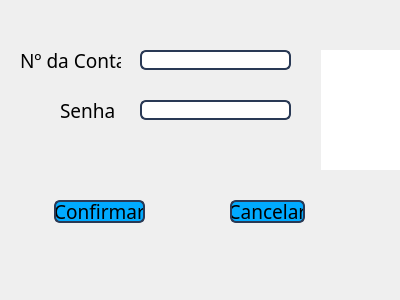
<?xml version="1.0" encoding="UTF-8"?>
<ui version="4.0">
 <class>Worker</class>
 <widget class="QDialog" name="Worker">
  <property name="geometry">
   <rect>
    <x>0</x>
    <y>0</y>
    <width>400</width>
    <height>300</height>
   </rect>
  </property>
  <property name="font">
   <font>
    <family>华文行楷</family>
    <pointsize>14</pointsize>
   </font>
  </property>
  <property name="windowTitle">
   <string>操作员登录</string>
  </property>
  <property name="styleSheet">
   <string notr="true">
border-top:0px solid #e8f3f9;
background-image: url(:/photo/561fadc8c3567.jpg);</string>
  </property>
  <widget class="QLabel" name="label">
   <property name="geometry">
    <rect>
     <x>20</x>
     <y>50</y>
     <width>101</width>
     <height>21</height>
    </rect>
   </property>
   <property name="font">
    <font>
     <family>微软雅黑</family>
     <pointsize>14</pointsize>
    </font>
   </property>
   <property name="styleSheet">
    <string notr="true">background-image: url(:/label/timg.jpg);</string>
   </property>
   <property name="text">
    <string>Nº da Conta</string>
   </property>
  </widget>
  <widget class="QLabel" name="label_2">
   <property name="geometry">
    <rect>
     <x>60</x>
     <y>100</y>
     <width>61</width>
     <height>21</height>
    </rect>
   </property>
   <property name="font">
    <font>
     <family>微软雅黑</family>
     <pointsize>14</pointsize>
    </font>
   </property>
   <property name="styleSheet">
    <string notr="true">background-image: url(:/label/timg.jpg);</string>
   </property>
   <property name="text">
    <string>Senha</string>
   </property>
  </widget>
  <widget class="QLineEdit" name="lineEdit">
   <property name="geometry">
    <rect>
     <x>140</x>
     <y>50</y>
     <width>151</width>
     <height>20</height>
    </rect>
   </property>
   <property name="font">
    <font>
     <family>微软雅黑</family>
     <pointsize>12</pointsize>
    </font>
   </property>
   <property name="styleSheet">
    <string notr="true">border: 2px solid rgb(41,57,85);
border-radius:6px;
background:white;
selection-background-color:green;
</string>
   </property>
   <property name="echoMode">
    <enum>QLineEdit::Normal</enum>
   </property>
  </widget>
  <widget class="QLineEdit" name="lineEdit_2">
   <property name="geometry">
    <rect>
     <x>140</x>
     <y>100</y>
     <width>151</width>
     <height>20</height>
    </rect>
   </property>
   <property name="font">
    <font>
     <family>微软雅黑</family>
     <pointsize>12</pointsize>
    </font>
   </property>
   <property name="styleSheet">
    <string notr="true">border: 2px solid rgb(41,57,85);
border-radius:6px;
background:white;
selection-background-color:green;
</string>
   </property>
   <property name="echoMode">
    <enum>QLineEdit::Password</enum>
   </property>
  </widget>
  <widget class="QPushButton" name="pushButton">
   <property name="geometry">
    <rect>
     <x>54</x>
     <y>200</y>
     <width>91</width>
     <height>23</height>
    </rect>
   </property>
   <property name="font">
    <font>
     <family>华文行楷</family>
     <pointsize>14</pointsize>
    </font>
   </property>
   <property name="styleSheet">
    <string notr="true">background-color:rgb(0, 170, 255);border: 2px solid rgb(41,57,85);
border-radius:6px;</string>
   </property>
   <property name="text">
    <string>Confirmar</string>
   </property>
  </widget>
  <widget class="QPushButton" name="pushButton_2">
   <property name="geometry">
    <rect>
     <x>230</x>
     <y>200</y>
     <width>75</width>
     <height>23</height>
    </rect>
   </property>
   <property name="font">
    <font>
     <family>华文行楷</family>
     <pointsize>14</pointsize>
    </font>
   </property>
   <property name="styleSheet">
    <string notr="true">background-color:rgb(0, 170, 255);border: 2px solid rgb(41,57,85);
border-radius:6px;</string>
   </property>
   <property name="text">
    <string>Cancelar</string>
   </property>
  </widget>
  <widget class="QGraphicsView" name="graphicsView_2">
   <property name="geometry">
    <rect>
     <x>320</x>
     <y>50</y>
     <width>81</width>
     <height>121</height>
    </rect>
   </property>
   <property name="styleSheet">
    <string notr="true">border-image: url(:/photo/snap2018-05-21-16-52-17.png);</string>
   </property>
  </widget>
 </widget>
 <resources>
  <include location="../qrc/plane.qrc"/>
 </resources>
 <connections/>
</ui>
